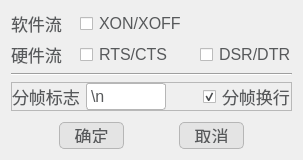
<?xml version="1.0" encoding="UTF-8"?>
<ui version="4.0">
 <class>Form</class>
 <widget class="QWidget" name="Form">
  <property name="geometry">
   <rect>
    <x>0</x>
    <y>0</y>
    <width>303</width>
    <height>160</height>
   </rect>
  </property>
  <property name="font">
   <font>
    <pointsize>13</pointsize>
   </font>
  </property>
  <property name="windowTitle">
   <string>Form</string>
  </property>
  <property name="styleSheet">
   <string notr="true">QPalette{background:#FFFFFF;}*{outline:0px;color:#57595B;}

QWidget[form=&quot;true&quot;],QLabel[frameShape=&quot;1&quot;]{
border:1px solid #B6B6B6;
border-radius:0px;
}

QWidget[form=&quot;bottom&quot;]{
background:#E4E4E4;
}

QWidget[form=&quot;bottom&quot;] .QFrame{
border:1px solid #57595B;
}

QWidget[form=&quot;bottom&quot;] QLabel,QWidget[form=&quot;title&quot;] QLabel{
border-radius:0px;
color:#57595B;
background:none;
border-style:none;
}

QWidget[form=&quot;title&quot;],QWidget[nav=&quot;left&quot;],QWidget[nav=&quot;top&quot;] QAbstractButton{
border-style:none;
border-radius:0px;
padding:5px;
color:#57595B;
background:qlineargradient(spread:pad,x1:0,y1:0,x2:0,y2:1,stop:0 #E4E4E4,stop:1 #E4E4E4);
}

QWidget[nav=&quot;top&quot;] QAbstractButton:hover,QWidget[nav=&quot;top&quot;] QAbstractButton:pressed,QWidget[nav=&quot;top&quot;] QAbstractButton:checked{
border-style:solid;
border-width:0px 0px 2px 0px;
padding:4px 4px 2px 4px;
border-color:#00BB9E;
background:qlineargradient(spread:pad,x1:0,y1:0,x2:0,y2:1,stop:0 #F6F6F6,stop:1 #F6F6F6);
}

QWidget[nav=&quot;left&quot;] QAbstractButton{
border-radius:0px;
color:#57595B;
background:none;
border-style:none;
}

QWidget[nav=&quot;left&quot;] QAbstractButton:hover{
color:#FFFFFF;
background-color:#00BB9E;
}

QWidget[nav=&quot;left&quot;] QAbstractButton:checked,QWidget[nav=&quot;left&quot;] QAbstractButton:pressed{
color:#57595B;
border-style:solid;
border-width:0px 0px 0px 2px;
padding:4px 4px 4px 2px;
border-color:#00BB9E;
background-color:#FFFFFF;
}

QWidget[video=&quot;true&quot;] QLabel{
color:#57595B;
border:1px solid #B6B6B6;
background:qlineargradient(spread:pad,x1:0,y1:0,x2:0,y2:1,stop:0 #E4E4E4,stop:1 #E4E4E4);
}

QWidget[video=&quot;true&quot;] QLabel:focus{
border:1px solid #00BB9E;
background:qlineargradient(spread:pad,x1:0,y1:0,x2:0,y2:1,stop:0 #F6F6F6,stop:1 #F6F6F6);
}

QLineEdit,QTextEdit,QPlainTextEdit,QSpinBox,QDoubleSpinBox,QComboBox,QDateEdit,QTimeEdit,QDateTimeEdit{
border:1px solid #B6B6B6;
border-radius:3px;
padding:2px;
background:none;
selection-background-color:#00BB9E;
selection-color:#FFFFFF;
}

QLineEdit:focus,QTextEdit:focus,QPlainTextEdit:focus,QSpinBox:focus,QDoubleSpinBox:focus,QComboBox:focus,QDateEdit:focus,QTimeEdit:focus,QDateTimeEdit:focus,QLineEdit:hover,QTextEdit:hover,QPlainTextEdit:hover,QSpinBox:hover,QDoubleSpinBox:hover,QComboBox:hover,QDateEdit:hover,QTimeEdit:hover,QDateTimeEdit:hover{
border:1px solid #B6B6B6;
}

QLineEdit[echoMode=&quot;2&quot;]{
lineedit-password-character:9679;
}

/* .QFrame{
border:1px solid #B6B6B6;
border-radius:3px;
} */

.QGroupBox{
border:1px solid #B6B6B6;
border-radius:5px;
margin-top:3ex;
}

.QGroupBox::title{
subcontrol-origin:margin;
position:relative;
left:10px;
}

.QPushButton,.QToolButton{
border-style:none;
border:1px solid #B6B6B6;
color:#57595B;
padding:5px;
min-height:15px;
border-radius:5px;
background:qlineargradient(spread:pad,x1:0,y1:0,x2:0,y2:1,stop:0 #E4E4E4,stop:1 #E4E4E4);
}

.QPushButton:hover,.QToolButton:hover{
background:qlineargradient(spread:pad,x1:0,y1:0,x2:0,y2:1,stop:0 #F6F6F6,stop:1 #F6F6F6);
}

.QPushButton:pressed,.QToolButton:pressed{
background:qlineargradient(spread:pad,x1:0,y1:0,x2:0,y2:1,stop:0 #E4E4E4,stop:1 #E4E4E4);
}

.QToolButton::menu-indicator{
image:None;
}

QToolButton#btnMenu,QPushButton#btnMenu_Min,QPushButton#btnMenu_Max,QPushButton#btnMenu_Close{
border-radius:3px;
color:#57595B;
padding:3px;
margin:0px;
background:none;
border-style:none;
}

QToolButton#btnMenu:hover,QPushButton#btnMenu_Min:hover,QPushButton#btnMenu_Max:hover{
color:#FFFFFF;
margin:1px 1px 2px 1px;
background-color:rgba(51,127,209,230);
}

QPushButton#btnMenu_Close:hover{
color:#FFFFFF;
margin:1px 1px 2px 1px;
background-color:rgba(238,0,0,128);
}

QRadioButton::indicator{
width:15px;
height:15px;
}

QRadioButton::indicator::unchecked{
image:url(:/flat/flatwhite/radiobutton_unchecked.png);
}

QRadioButton::indicator::unchecked:disabled{
image:url(:/flat/flatwhite/radiobutton_unchecked_disable.png);
}

QRadioButton::indicator::checked{
image:url(:/flat/flatwhite/radiobutton_checked.png);
}

QRadioButton::indicator::checked:disabled{
image:url(:/flat/flatwhite/radiobutton_checked_disable.png);
}

QGroupBox::indicator,QTreeWidget::indicator,QListWidget::indicator{
padding:0px -3px 0px 0px;
}

QCheckBox::indicator,QGroupBox::indicator,QTreeWidget::indicator,QListWidget::indicator{
width:13px;
height:13px;
}

QCheckBox::indicator:unchecked,QGroupBox::indicator:unchecked,QTreeWidget::indicator:unchecked,QListWidget::indicator:unchecked{
image:url(:/flat/flatwhite/checkbox_unchecked.png);
}

QCheckBox::indicator:unchecked:disabled,QGroupBox::indicator:unchecked:disabled,QTreeWidget::indicator:unchecked:disabled,QListWidget::indicator:disabled{
image:url(:/flat/flatwhite/checkbox_unchecked_disable.png);
}

QCheckBox::indicator:checked,QGroupBox::indicator:checked,QTreeWidget::indicator:checked,QListWidget::indicator:checked{
image:url(:/flat/flatwhite/checkbox_checked.png);
}

QCheckBox::indicator:checked:disabled,QGroupBox::indicator:checked:disabled,QTreeWidget::indicator:checked:disabled,QListWidget::indicator:checked:disabled{
image:url(:/flat/flatwhite/checkbox_checked_disable.png);
}

QCheckBox::indicator:indeterminate,QGroupBox::indicator:indeterminate,QTreeWidget::indicator:indeterminate,QListWidget::indicator:indeterminate{
image:url(:/flat/flatwhite/checkbox_parcial.png);
}

QCheckBox::indicator:indeterminate:disabled,QGroupBox::indicator:indeterminate:disabled,QTreeWidget::indicator:indeterminate:disabled,QListWidget::indicator:indeterminate:disabled{
image:url(:/flat/flatwhite/checkbox_parcial_disable.png);
}

QTimeEdit::up-button,QDateEdit::up-button,QDateTimeEdit::up-button,QDoubleSpinBox::up-button,QSpinBox::up-button{
image:url(:/flat/flatwhite/add_top.png);
width:10px;
height:10px;
padding:2px 5px 0px 0px;
}

QTimeEdit::down-button,QDateEdit::down-button,QDateTimeEdit::down-button,QDoubleSpinBox::down-button,QSpinBox::down-button{
image:url(:/flat/flatwhite/add_bottom.png);
width:10px;
height:10px;
padding:0px 5px 2px 0px;
}

QTimeEdit::up-button:pressed,QDateEdit::up-button:pressed,QDateTimeEdit::up-button:pressed,QDoubleSpinBox::up-button:pressed,QSpinBox::up-button:pressed{
top:-2px;
}
  
QTimeEdit::down-button:pressed,QDateEdit::down-button:pressed,QDateTimeEdit::down-button:pressed,QDoubleSpinBox::down-button:pressed,QSpinBox::down-button:pressed,QSpinBox::down-button:pressed{
bottom:-2px;
}

QComboBox::down-arrow,QDateEdit[calendarPopup=&quot;true&quot;]::down-arrow,QTimeEdit[calendarPopup=&quot;true&quot;]::down-arrow,QDateTimeEdit[calendarPopup=&quot;true&quot;]::down-arrow{
image:url(:/flat/flatwhite/add_bottom.png);
width:10px;
height:10px;
right:2px;
}

QComboBox::drop-down,QDateEdit::drop-down,QTimeEdit::drop-down,QDateTimeEdit::drop-down{
subcontrol-origin:padding;
subcontrol-position:top right;
width:15px;
border-left-width:0px;
border-left-style:solid;
border-top-right-radius:3px;
border-bottom-right-radius:3px;
border-left-color:#B6B6B6;
}

QComboBox::drop-down:on{
top:1px;
}

QMenuBar::item{
color:#57595B;
background-color:#E4E4E4;
margin:0px;
padding:3px 10px;
}

QMenu,QMenuBar,QMenu:disabled,QMenuBar:disabled{
color:#57595B;
background-color:#E4E4E4;
border:1px solid #B6B6B6;
margin:0px;
}

QMenu::item{
padding:3px 20px;
}

QMenu::indicator{
width:13px;
height:13px;
}

QMenu::item:selected,QMenuBar::item:selected{
color:#57595B;
border:0px solid #B6B6B6;
background:#F6F6F6;
}

QMenu::separator{
height:1px;
background:#B6B6B6;
}

QProgressBar{
min-height:10px;
background:#E4E4E4;
border-radius:5px;
text-align:center;
border:1px solid #E4E4E4;
}

QProgressBar:chunk{
border-radius:5px;
background-color:#B6B6B6;
}

QSlider::groove:horizontal{
background:#E4E4E4;
height:8px;
border-radius:4px;
}

QSlider::add-page:horizontal{
background:#E4E4E4;
height:8px;
border-radius:4px;
}

QSlider::sub-page:horizontal{
background:#B6B6B6;
height:8px;
border-radius:4px;
}

QSlider::handle:horizontal{
width:13px;
margin-top:-3px;
margin-bottom:-3px;
border-radius:6px;
background:qradialgradient(spread:pad,cx:0.5,cy:0.5,radius:0.5,fx:0.5,fy:0.5,stop:0.6 #FFFFFF,stop:0.8 #B6B6B6);
}

QSlider::groove:vertical{
width:8px;
border-radius:4px;
background:#E4E4E4;
}

QSlider::add-page:vertical{
width:8px;
border-radius:4px;
background:#E4E4E4;
}

QSlider::sub-page:vertical{
width:8px;
border-radius:4px;
background:#B6B6B6;
}

QSlider::handle:vertical{
height:14px;
margin-left:-3px;
margin-right:-3px;
border-radius:6px;
background:qradialgradient(spread:pad,cx:0.5,cy:0.5,radius:0.5,fx:0.5,fy:0.5,stop:0.6 #FFFFFF,stop:0.8 #B6B6B6);
}

QScrollBar:horizontal{
background:#E4E4E4;
padding:0px;
border-radius:6px;
max-height:12px;
}

QScrollBar::handle:horizontal{
background:#B6B6B6;
min-width:50px;
border-radius:6px;
}

QScrollBar::handle:horizontal:hover{
background:#00BB9E;
}

QScrollBar::handle:horizontal:pressed{
background:#00BB9E;
}

QScrollBar::add-page:horizontal{
background:none;
}

QScrollBar::sub-page:horizontal{
background:none;
}

QScrollBar::add-line:horizontal{
background:none;
}

QScrollBar::sub-line:horizontal{
background:none;
}

QScrollBar:vertical{
background:#E4E4E4;
padding:0px;
border-radius:6px;
max-width:12px;
}

QScrollBar::handle:vertical{
background:#B6B6B6;
min-height:50px;
border-radius:6px;
}

QScrollBar::handle:vertical:hover{
background:#00BB9E;
}

QScrollBar::handle:vertical:pressed{
background:#00BB9E;
}

QScrollBar::add-page:vertical{
background:none;
}

QScrollBar::sub-page:vertical{
background:none;
}

QScrollBar::add-line:vertical{
background:none;
}

QScrollBar::sub-line:vertical{
background:none;
}

QScrollArea{
border:0px;
}

QTreeView,QListView,QTableView,QTabWidget::pane{
border:1px solid #B6B6B6;
selection-background-color:#F6F6F6;
background-color: rgb(255, 255, 255);
selection-color:#57595B;
alternate-background-color:#F6F6F6;
gridline-color:#B6B6B6;
}

QTreeView::branch:closed:has-children{
margin:4px;
border-image:url(:/flat/flatwhite/branch_open.png);
}

QTreeView::branch:open:has-children{
margin:4px;
border-image:url(:/flat/flatwhite/branch_close.png);
}

QTreeView,QListView,QTableView,QSplitter::handle,QTreeView::branch{
background:#FFFFFF;
}

QTableView::item:selected,QListView::item:selected,QTreeView::item:selected{
color:#57595B;
background:qlineargradient(spread:pad,x1:0,y1:0,x2:0,y2:1,stop:0 #E4E4E4,stop:1 #E4E4E4);
}

QTableView::item:hover,QListView::item:hover,QTreeView::item:hover,QHeaderView{
color:#57595B;
background:qlineargradient(spread:pad,x1:0,y1:0,x2:0,y2:1,stop:0 #F6F6F6,stop:1 #F6F6F6);
}

QTableView::item,QListView::item,QTreeView::item{
padding:1px;
margin:0px;
}

QHeaderView::section,QTableCornerButton:section{
padding:3px;
margin:0px;
color:#57595B;
border:1px solid #B6B6B6;
border-left-width:0px;
border-right-width:1px;
border-top-width:0px;
border-bottom-width:1px;
background:qlineargradient(spread:pad,x1:0,y1:0,x2:0,y2:1,stop:0 #F6F6F6,stop:1 #F6F6F6);
}

QTabBar::tab{
border:1px solid #B6B6B6;
color:#57595B;
margin:0px;
background:qlineargradient(spread:pad,x1:0,y1:0,x2:0,y2:1,stop:0 #F6F6F6,stop:1 #F6F6F6);
}

QTabBar::tab:selected,QTabBar::tab:hover{
border-style:solid;
border-color:#00BB9E;
background:#FFFFFF;
}

QTabBar::tab:top,QTabBar::tab:bottom{
padding:3px 8px 3px 8px;
}

QTabBar::tab:left,QTabBar::tab:right{
padding:8px 3px 8px 3px;
}

QTabBar::tab:top:selected,QTabBar::tab:top:hover{
border-width:2px 0px 0px 0px;
}

QTabBar::tab:right:selected,QTabBar::tab:right:hover{
border-width:0px 0px 0px 2px;
}

QTabBar::tab:bottom:selected,QTabBar::tab:bottom:hover{
border-width:0px 0px 2px 0px;
}

QTabBar::tab:left:selected,QTabBar::tab:left:hover{
border-width:0px 2px 0px 0px;
}

QTabBar::tab:first:top:selected,QTabBar::tab:first:top:hover,QTabBar::tab:first:bottom:selected,QTabBar::tab:first:bottom:hover{
border-left-width:1px;
border-left-color:#B6B6B6;
}

QTabBar::tab:first:left:selected,QTabBar::tab:first:left:hover,QTabBar::tab:first:right:selected,QTabBar::tab:first:right:hover{
border-top-width:1px;
border-top-color:#B6B6B6;
}

QTabBar::tab:last:top:selected,QTabBar::tab:last:top:hover,QTabBar::tab:last:bottom:selected,QTabBar::tab:last:bottom:hover{
border-right-width:1px;
border-right-color:#B6B6B6;
}

QTabBar::tab:last:left:selected,QTabBar::tab:last:left:hover,QTabBar::tab:last:right:selected,QTabBar::tab:last:right:hover{
border-bottom-width:1px;
border-bottom-color:#B6B6B6;
}

QStatusBar::item{
border:0px solid #E4E4E4;
border-radius:3px;
}

QToolBox::tab,QGroupBox#gboxDevicePanel,QGroupBox#gboxDeviceTitle,QFrame#gboxDevicePanel,QFrame#gboxDeviceTitle{
padding:3px;
border-radius:5px;
color:#57595B;
background:qlineargradient(spread:pad,x1:0,y1:0,x2:0,y2:1,stop:0 #E4E4E4,stop:1 #E4E4E4);
}

QToolTip{
border:0px solid #57595B;
padding:1px;
color:#57595B;
background:qlineargradient(spread:pad,x1:0,y1:0,x2:0,y2:1,stop:0 #E4E4E4,stop:1 #E4E4E4);
}

QToolBox::tab:selected{
background:qlineargradient(spread:pad,x1:0,y1:0,x2:0,y2:1,stop:0 #F6F6F6,stop:1 #F6F6F6);
}

QPrintPreviewDialog QToolButton{
border:0px solid #57595B;
border-radius:0px;
margin:0px;
padding:3px;
background:none;
}

QColorDialog QPushButton,QFileDialog QPushButton{
min-width:80px;
}

QToolButton#qt_calendar_prevmonth{
icon-size:0px;
min-width:20px;
image:url(:/flat/flatwhite/calendar_prevmonth.png);
}

QToolButton#qt_calendar_nextmonth{
icon-size:0px;
min-width:20px;
image:url(:/flat/flatwhite/calendar_nextmonth.png);
}

QToolButton#qt_calendar_prevmonth,QToolButton#qt_calendar_nextmonth,QToolButton#qt_calendar_monthbutton,QToolButton#qt_calendar_yearbutton{
border:0px solid #57595B;
border-radius:3px;
margin:3px 3px 3px 3px;
padding:3px;
background:none;
}

QToolButton#qt_calendar_prevmonth:hover,QToolButton#qt_calendar_nextmonth:hover,QToolButton#qt_calendar_monthbutton:hover,QToolButton#qt_calendar_yearbutton:hover,QToolButton#qt_calendar_prevmonth:pressed,QToolButton#qt_calendar_nextmonth:pressed,QToolButton#qt_calendar_monthbutton:pressed,QToolButton#qt_calendar_yearbutton:pressed{
border:1px solid #B6B6B6;
}

QCalendarWidget QSpinBox#qt_calendar_yearedit{
margin:2px;
}

QCalendarWidget QToolButton::menu-indicator{
image:None;
}

QCalendarWidget QTableView{
border-width:0px;
}

QCalendarWidget QWidget#qt_calendar_navigationbar{
border:1px solid #B6B6B6;
border-width:1px 1px 0px 1px;
background:qlineargradient(spread:pad,x1:0,y1:0,x2:0,y2:1,stop:0 #E4E4E4,stop:1 #E4E4E4);
}

QComboBox QAbstractItemView::item{
min-height:20px;
min-width:10px;
}

QTableView[model=&quot;true&quot;]::item{
padding:0px;
margin:0px;
}

QTableView QLineEdit,QTableView QComboBox,QTableView QSpinBox,QTableView QDoubleSpinBox,QTableView QDateEdit,QTableView QTimeEdit,QTableView QDateTimeEdit{
border-width:0px;
border-radius:0px;
}

QTableView QLineEdit:focus,QTableView QComboBox:focus,QTableView QSpinBox:focus,QTableView QDoubleSpinBox:focus,QTableView QDateEdit:focus,QTableView QTimeEdit:focus,QTableView QDateTimeEdit:focus{
border-width:0px;
border-radius:0px;
}

QLineEdit,QTextEdit,QPlainTextEdit,QSpinBox,QDoubleSpinBox,QComboBox,QDateEdit,QTimeEdit,QDateTimeEdit{
background:#FFFFFF;
}

QTabWidget::pane:top{top:-1px;}
QTabWidget::pane:bottom{bottom:-1px;}
QTabWidget::pane:left{right:-1px;}
QTabWidget::pane:right{left:-1px;}

*:disabled{
background:#FFFFFF;
border-color:#E4E4E4;
color:#B6B6B6;
}

/*TextColor:#57595B*/
/*PanelColor:#FFFFFF*/
/*BorderColor:#B6B6B6*/
/*NormalColorStart:#E4E4E4*/
/*NormalColorEnd:#E4E4E4*/
/*DarkColorStart:#F6F6F6*/
/*DarkColorEnd:#F6F6F6*/
/*HighColor:#00BB9E*/</string>
  </property>
  <layout class="QVBoxLayout" name="verticalLayout">
   <property name="spacing">
    <number>6</number>
   </property>
   <property name="leftMargin">
    <number>11</number>
   </property>
   <property name="topMargin">
    <number>11</number>
   </property>
   <property name="rightMargin">
    <number>11</number>
   </property>
   <property name="bottomMargin">
    <number>11</number>
   </property>
   <item>
    <layout class="QGridLayout" name="gridLayout">
     <item row="1" column="0">
      <widget class="QLabel" name="label_2">
       <property name="font">
        <font>
         <pointsize>13</pointsize>
         <bold>false</bold>
        </font>
       </property>
       <property name="text">
        <string>硬件流</string>
       </property>
      </widget>
     </item>
     <item row="0" column="2">
      <widget class="QCheckBox" name="checkBox">
       <property name="font">
        <font>
         <pointsize>12</pointsize>
        </font>
       </property>
       <property name="text">
        <string>XON/XOFF</string>
       </property>
      </widget>
     </item>
     <item row="1" column="2">
      <widget class="QCheckBox" name="checkBox_2">
       <property name="font">
        <font>
         <pointsize>12</pointsize>
        </font>
       </property>
       <property name="text">
        <string>RTS/CTS</string>
       </property>
      </widget>
     </item>
     <item row="1" column="3">
      <spacer name="horizontalSpacer_4">
       <property name="orientation">
        <enum>Qt::Horizontal</enum>
       </property>
       <property name="sizeHint" stdset="0">
        <size>
         <width>13</width>
         <height>19</height>
        </size>
       </property>
      </spacer>
     </item>
     <item row="0" column="0">
      <widget class="QLabel" name="label">
       <property name="font">
        <font>
         <pointsize>13</pointsize>
         <bold>false</bold>
        </font>
       </property>
       <property name="text">
        <string>软件流</string>
       </property>
      </widget>
     </item>
     <item row="1" column="4">
      <widget class="QCheckBox" name="checkBox_3">
       <property name="font">
        <font>
         <pointsize>12</pointsize>
        </font>
       </property>
       <property name="text">
        <string>DSR/DTR</string>
       </property>
      </widget>
     </item>
     <item row="1" column="1">
      <spacer name="horizontalSpacer_5">
       <property name="orientation">
        <enum>Qt::Horizontal</enum>
       </property>
       <property name="sizeHint" stdset="0">
        <size>
         <width>13</width>
         <height>19</height>
        </size>
       </property>
      </spacer>
     </item>
    </layout>
   </item>
   <item>
    <widget class="Line" name="line">
     <property name="orientation">
      <enum>Qt::Horizontal</enum>
     </property>
    </widget>
   </item>
   <item>
    <widget class="QFrame" name="frame">
     <property name="frameShape">
      <enum>QFrame::StyledPanel</enum>
     </property>
     <property name="frameShadow">
      <enum>QFrame::Raised</enum>
     </property>
     <layout class="QHBoxLayout" name="horizontalLayout">
      <property name="leftMargin">
       <number>0</number>
      </property>
      <property name="topMargin">
       <number>0</number>
      </property>
      <property name="rightMargin">
       <number>0</number>
      </property>
      <property name="bottomMargin">
       <number>0</number>
      </property>
      <item>
       <widget class="QLabel" name="label_3">
        <property name="sizePolicy">
         <sizepolicy hsizetype="Preferred" vsizetype="Preferred">
          <horstretch>0</horstretch>
          <verstretch>0</verstretch>
         </sizepolicy>
        </property>
        <property name="font">
         <font>
          <pointsize>13</pointsize>
          <bold>false</bold>
         </font>
        </property>
        <property name="text">
         <string>分帧标志</string>
        </property>
       </widget>
      </item>
      <item>
       <widget class="QLineEdit" name="lineEdit">
        <property name="sizePolicy">
         <sizepolicy hsizetype="Fixed" vsizetype="Fixed">
          <horstretch>0</horstretch>
          <verstretch>0</verstretch>
         </sizepolicy>
        </property>
        <property name="maximumSize">
         <size>
          <width>80</width>
          <height>16777215</height>
         </size>
        </property>
        <property name="font">
         <font>
          <pointsize>12</pointsize>
         </font>
        </property>
        <property name="text">
         <string>\n</string>
        </property>
       </widget>
      </item>
      <item>
       <spacer name="horizontalSpacer_6">
        <property name="orientation">
         <enum>Qt::Horizontal</enum>
        </property>
        <property name="sizeHint" stdset="0">
         <size>
          <width>40</width>
          <height>20</height>
         </size>
        </property>
       </spacer>
      </item>
      <item>
       <widget class="QCheckBox" name="checkBox_4">
        <property name="font">
         <font>
          <pointsize>13</pointsize>
         </font>
        </property>
        <property name="text">
         <string>分帧换行</string>
        </property>
        <property name="checked">
         <bool>true</bool>
        </property>
       </widget>
      </item>
     </layout>
    </widget>
   </item>
   <item>
    <spacer name="verticalSpacer">
     <property name="orientation">
      <enum>Qt::Vertical</enum>
     </property>
     <property name="sizeHint" stdset="0">
      <size>
       <width>20</width>
       <height>40</height>
      </size>
     </property>
    </spacer>
   </item>
   <item>
    <layout class="QHBoxLayout" name="horizontalLayout_3">
     <item>
      <spacer name="horizontalSpacer_2">
       <property name="orientation">
        <enum>Qt::Horizontal</enum>
       </property>
       <property name="sizeHint" stdset="0">
        <size>
         <width>40</width>
         <height>20</height>
        </size>
       </property>
      </spacer>
     </item>
     <item>
      <widget class="QPushButton" name="pushButton">
       <property name="sizePolicy">
        <sizepolicy hsizetype="Minimum" vsizetype="Preferred">
         <horstretch>0</horstretch>
         <verstretch>0</verstretch>
        </sizepolicy>
       </property>
       <property name="font">
        <font>
         <pointsize>13</pointsize>
         <bold>false</bold>
        </font>
       </property>
       <property name="text">
        <string>  确定  </string>
       </property>
      </widget>
     </item>
     <item>
      <spacer name="horizontalSpacer">
       <property name="orientation">
        <enum>Qt::Horizontal</enum>
       </property>
       <property name="sizeHint" stdset="0">
        <size>
         <width>40</width>
         <height>20</height>
        </size>
       </property>
      </spacer>
     </item>
     <item>
      <widget class="QPushButton" name="pushButton_2">
       <property name="sizePolicy">
        <sizepolicy hsizetype="Minimum" vsizetype="Preferred">
         <horstretch>0</horstretch>
         <verstretch>0</verstretch>
        </sizepolicy>
       </property>
       <property name="font">
        <font>
         <pointsize>13</pointsize>
         <bold>false</bold>
        </font>
       </property>
       <property name="text">
        <string>  取消  </string>
       </property>
      </widget>
     </item>
     <item>
      <spacer name="horizontalSpacer_3">
       <property name="orientation">
        <enum>Qt::Horizontal</enum>
       </property>
       <property name="sizeHint" stdset="0">
        <size>
         <width>40</width>
         <height>20</height>
        </size>
       </property>
      </spacer>
     </item>
    </layout>
   </item>
  </layout>
 </widget>
 <resources>
  <include location="icoPack.qrc"/>
 </resources>
 <connections/>
</ui>
